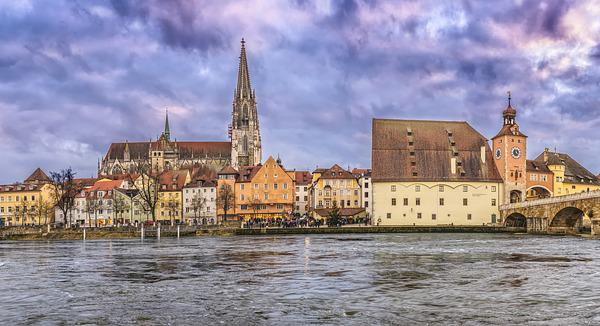
#> input picture image/1.png, 600 x 326 px
$ python main.py
#> lines starting #> are read from the running program, lines starting #| are printed output that depends on the picture
import numpy as np
import cv2 as cv
from matplotlib import pyplot as plt

if __name__ == '__main__':
    top, bot, left, right = 100, 100, 0, 500
    img1 = cv.imread('image/1.png')
#> img1 is the input picture: shape (326, 600, 3); mean B, G, R 157.9, 142.5, 149.7
    img2 = cv.imread('image/2.png')
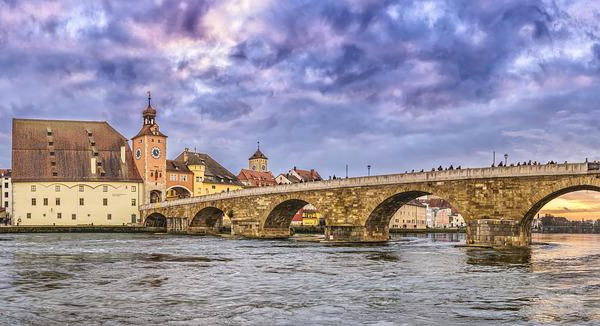
#> input picture image/2.png, 600 x 326 px
#> img2 is the input picture: shape (326, 600, 3); mean B, G, R 159.2, 143.7, 150.4
    srcImg = cv.copyMakeBorder(img1, top, bot, left, right, cv.BORDER_CONSTANT, value=(0, 0, 0))
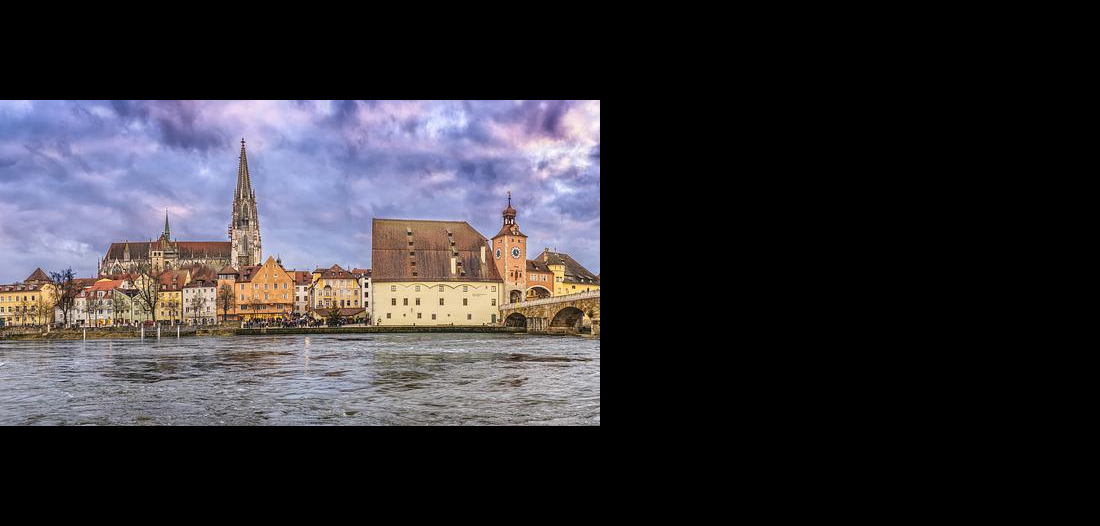
#> srcImg: shape (526, 1100, 3); mean B, G, R 53.4, 48.2, 50.6
    testImg = cv.copyMakeBorder(img2, top, bot, left, right, cv.BORDER_CONSTANT, value=(0, 0, 0))
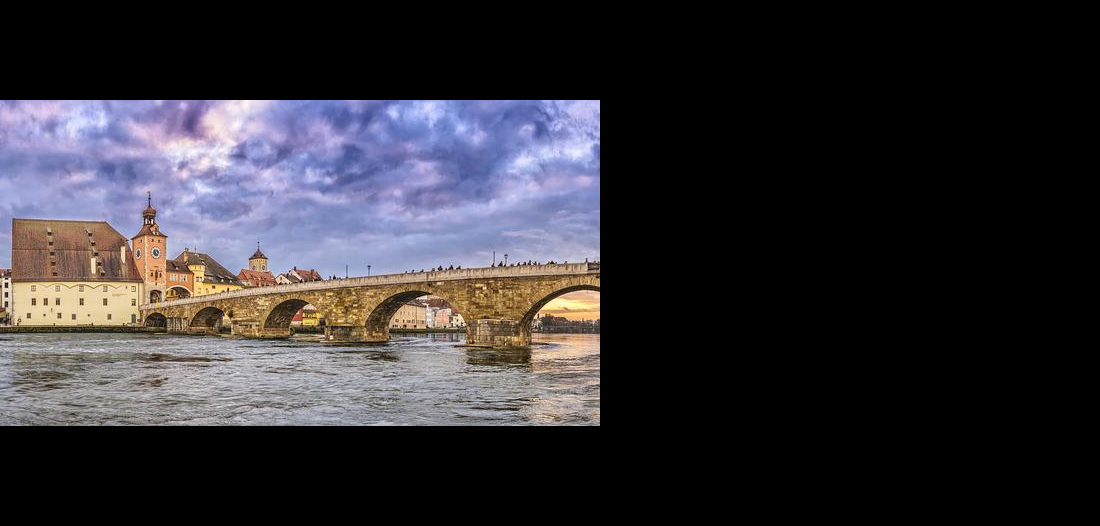
#> testImg: shape (526, 1100, 3); mean B, G, R 53.8, 48.6, 50.8
    img1gray = cv.cvtColor(srcImg, cv.COLOR_BGR2GRAY)
    img2gray = cv.cvtColor(testImg, cv.COLOR_BGR2GRAY)
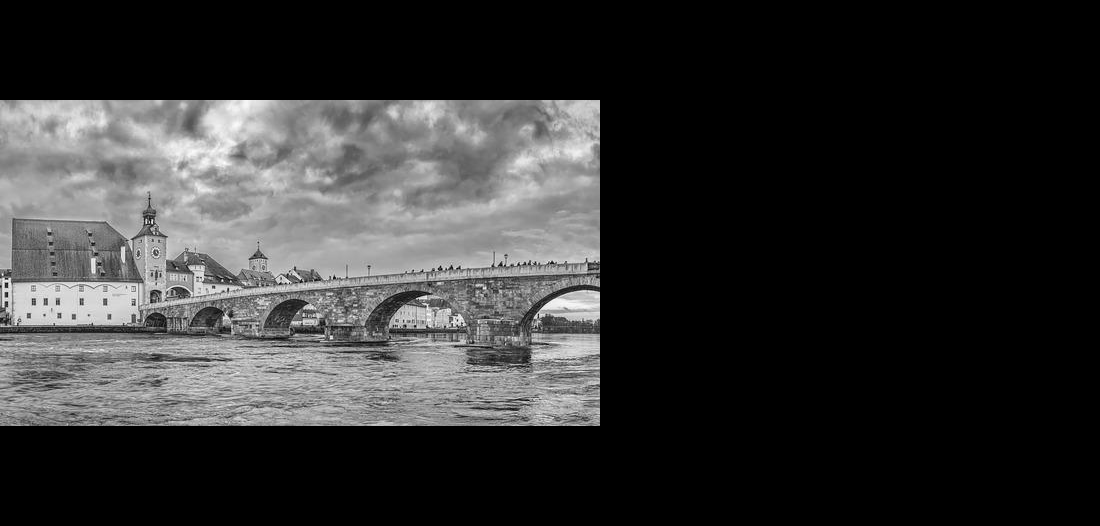
#> img2gray: shape (526, 1100); min 0, max 254, mean 49.9
    sift = cv.SIFT_create()
    # Поиск схожих точек с помощью SIFT
    kp1, des1 = sift.detectAndCompute(img1gray, None)
#> kp1 = 1570 keypoints; strongest (x, y, size): (366, 294, 2.9), (584, 118, 26.3), (348, 304, 2), (593, 107, 10.3)
    kp2, des2 = sift.detectAndCompute(img2gray, None)
#> kp2 = 1443 keypoints; strongest (x, y, size): (6, 294, 2.9), (334, 278, 1.9), (6, 303, 2.6), (213, 287, 2.1)
    # FLANN параметры
    FLANN_INDEX_KDTREE = 1
    index_params = dict(algorithm=FLANN_INDEX_KDTREE, trees=5)
    search_params = dict(checks=50)
    flann = cv.FlannBasedMatcher(index_params, search_params)
    matches = flann.knnMatch(des1, des2, k=2)
#> matches = 1570 matches
    # Маска
    matchesMask = [[0, 0] for i in range(len(matches))]
#> matchesMask = 1570 pairs, first value 0 to 0, second value 0 to 0

    good = []
    pts1 = []
    pts2 = []

    for i, (m, n) in enumerate(matches):
        if m.distance < 0.7 * n.distance:
            good.append(m)
            pts2.append(kp2[m.trainIdx].pt)
            pts1.append(kp1[m.queryIdx].pt)
            matchesMask[i] = [1, 0]
#> after the loop, good = 573 matches; matchesMask = 1570 pairs, first value 0 to 1, second value 0 to 0; pts1 = 573 pairs, first value 2.5 to 591.5, second value 102.2 to 424.5; pts2 = 573 pairs, first value 3.04 to 562.7, second value 102.2 to 424.6

    draw_params = dict(matchColor=(0, 255, 0),
                       singlePointColor=(255, 0, 0),
                       matchesMask=matchesMask,
                       flags=0)
#> draw_params = 4 items
    img3 = cv.drawMatchesKnn(img1gray, kp1, img2gray, kp2, matches, None, **draw_params)
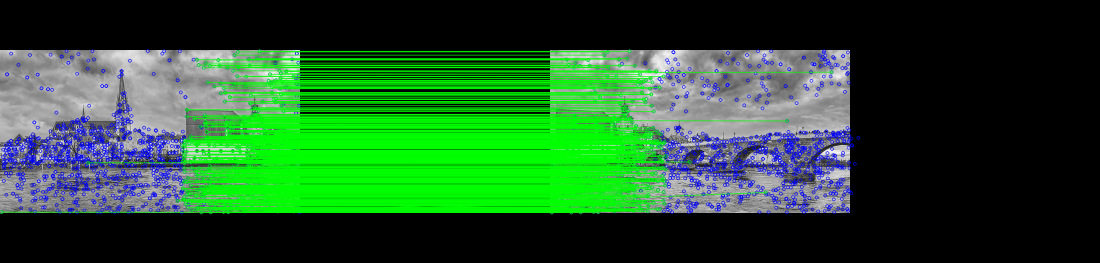
#> img3: shape (526, 2200, 3) (shown at 1/2 size); mean of channels 0, 1, 2 42.1, 81.9, 34.5; drawn as B, G, R
    plt.imshow(img3, ), plt.show()

    rows, cols = srcImg.shape[:2]
#> rows = 526; cols = 1100
    MIN_MATCH_COUNT = 10
    if len(good) > MIN_MATCH_COUNT:
        src_pts = np.float32([kp1[m.queryIdx].pt for m in good]).reshape(-1, 1, 2)
#> src_pts = 573 rows, first 8: [2.5, 423.8], [175.5, 325.2], [355.1, 401.3], [364.1, 289.7], [365.3, 398.9], [365.3, 398.9], [365.4, 376.3], [365.4, 376.3]
        dst_pts = np.float32([kp2[m.trainIdx].pt for m in good]).reshape(-1, 1, 2)
#> dst_pts = 573 rows, first 8: [3.04, 424.6], [278.8, 323.5], [166.7, 420.4], [3.96, 289.7], [5.35, 398.9], [5.35, 398.9], [5.37, 376.3], [5.37, 376.3]
        M, mask = cv.findHomography(src_pts, dst_pts, cv.RANSAC, 5.0)
#> M = [[1, 4.33e-05, -360.1], [3.36e-05, 1, -0.0316], [1.87e-07, 2.45e-07, 1]]; mask = 573 values, max 1 at index 3, min 0 at index 0, mean 0.99
        warpImg = cv.warpPerspective(testImg, np.array(M), (testImg.shape[1], testImg.shape[0]),
                                     flags=cv.WARP_INVERSE_MAP)
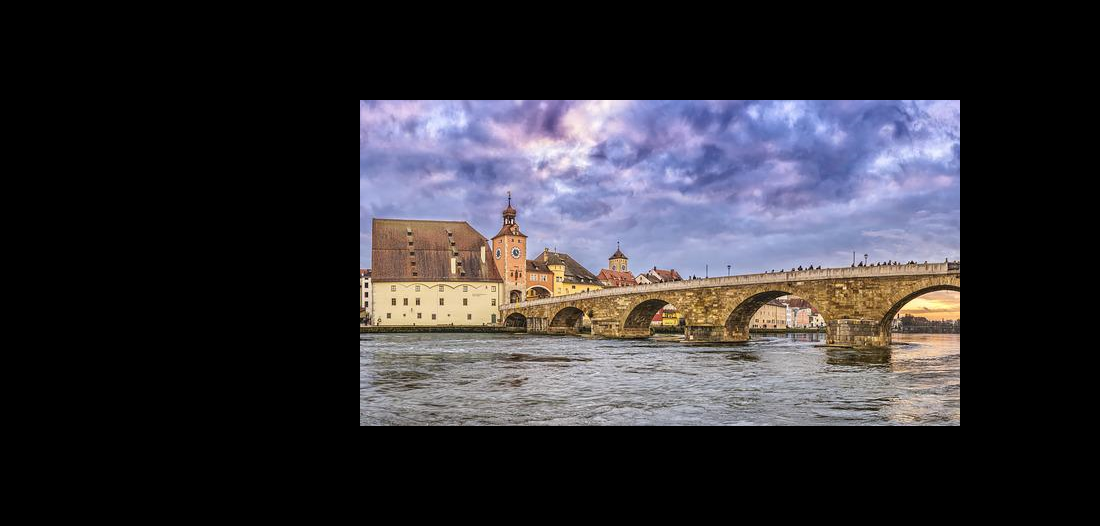
#> warpImg: shape (526, 1100, 3); mean B, G, R 53.8, 48.6, 50.8

        for col in range(0, cols):
            if srcImg[:, col].any() and warpImg[:, col].any():
                left = col
                break
        for col in range(cols - 1, 0, -1):
            if srcImg[:, col].any() and warpImg[:, col].any():
                right = col
                break

        res = np.zeros([rows, cols, 3], np.uint8)
        for row in range(0, rows):
            for col in range(0, cols):
                if not srcImg[row, col].any():
                    res[row, col] = warpImg[row, col]
                elif not warpImg[row, col].any():
                    res[row, col] = srcImg[row, col]
                else:
                    srcImgLen = float(abs(col - left))
                    testImgLen = float(abs(col - right))
                    alpha = srcImgLen / (srcImgLen + testImgLen)
                    res[row, col] = np.clip(srcImg[row, col] * (1 - alpha) + warpImg[row, col] * alpha, 0, 255)
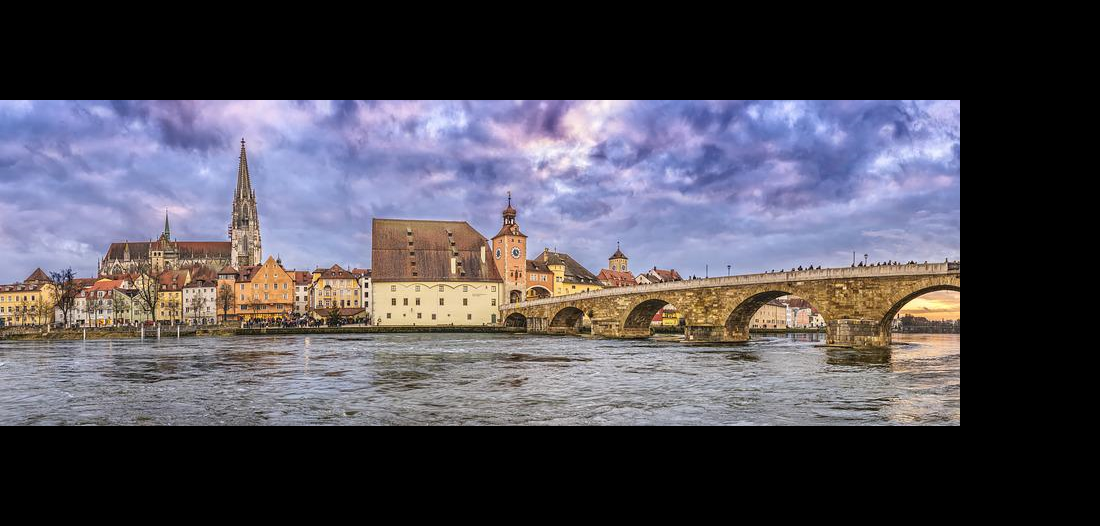
#> res: shape (526, 1100, 3); mean B, G, R 86.1, 76.9, 80.2

        # opencv это bgr, matplotlib это rgb.
        # преобразование из одного цветового пространства в другое
        res = cv.cvtColor(res, cv.COLOR_BGR2RGB)

        # Вывод результата
        plt.figure()
        plt.imshow(res)
        plt.show()
    else:
        print("Недостаточно совпадений - {}/{}".format(len(good), MIN_MATCH_COUNT))
        matchesMask = None
